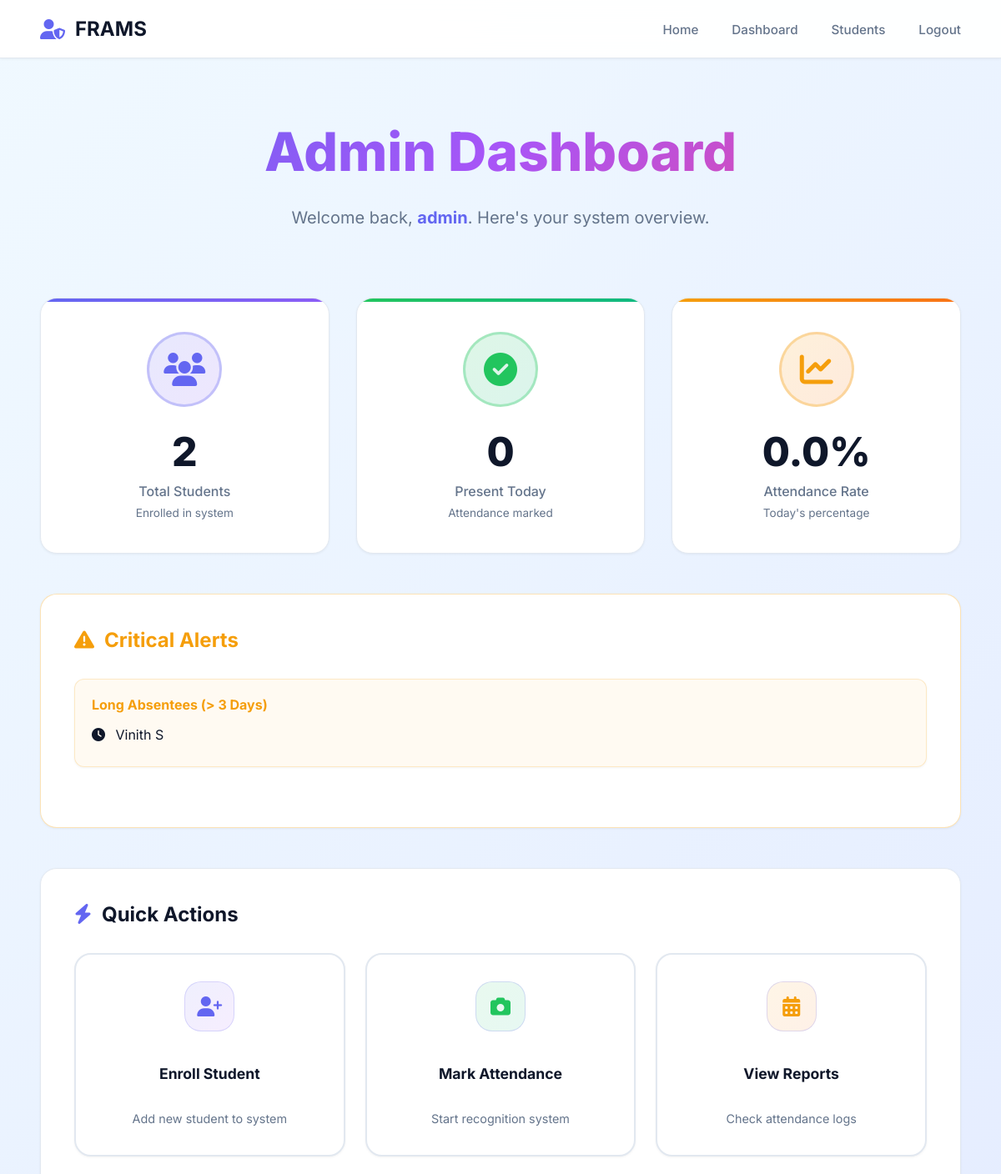
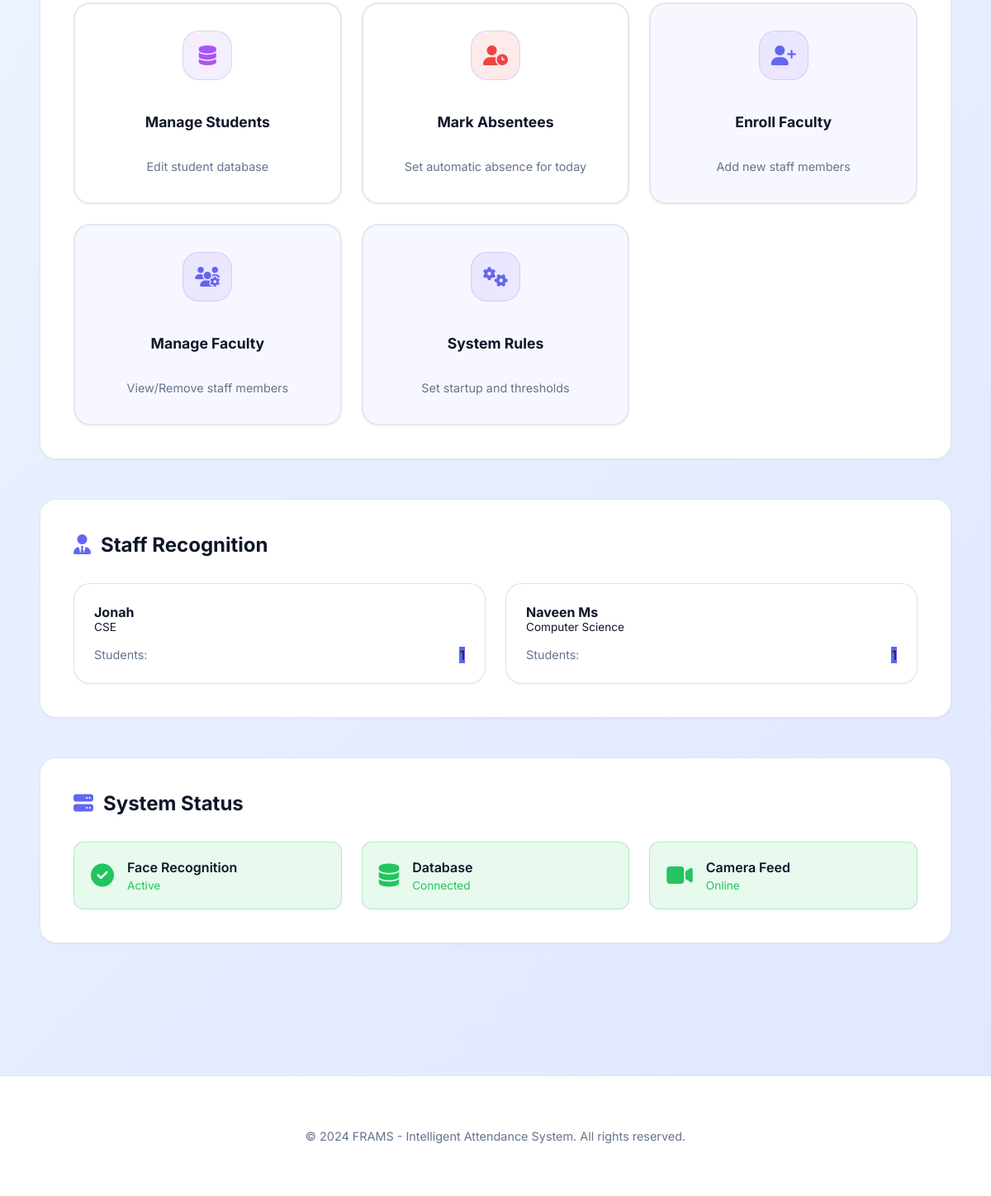
The page /dashboard/ (signed in) on the database its author committed (2 pictures, top to bottom).
### attendance/models.py (models this page shows, shortened)
class StudentData(models.Model):
    registration_id = models.IntegerField(primary_key=True)
    name = models.CharField(max_length=150)
    address = models.TextField(blank=True, null=True)
    dept = models.CharField(max_length=100, blank=True, null=True)
    image = models.ImageField(upload_to='training_images/') # Training image
    photo = models.ImageField(upload_to='student_photos/', blank=True, null=True) # Profile photo
    staff = models.ForeignKey(Staff, on_delete=models.SET_NULL, null=True, blank=True, related_name='students')

class Staff(models.Model):
    name = models.CharField(max_length=150)
    department = models.CharField(max_length=100)
    email = models.EmailField(unique=True)
    image = models.ImageField(upload_to='staff_training_images/', null=True, blank=True)

### attendance/views.py (the view)
# urls.py: path('dashboard/', views.dashboard, name='dashboard'),
@login_required(login_url='login')
def dashboard(request):
    total_students = StudentData.objects.count()
    today_attendance = Attendance.objects.filter(date=date.today(), status='Present').count()
    rate = round((today_attendance / total_students * 100), 1) if total_students > 0 else 0
    staff_stats = Staff.objects.annotate(student_count=Count('students'))
    three_days_ago = date.today() - timedelta(days=3)
    long_absentees = []
    all_students = StudentData.objects.all()
    for student in all_students:
        recent_attendance = Attendance.objects.filter(student=student, date__gte=three_days_ago, status='Present').exists()
        if not recent_attendance:
            long_absentees.append(student.name)
    stats = {
        'total_students': total_students,
        'today_attendance': today_attendance,
        'rate': rate,
        'staff_stats': staff_stats,
        'long_absentees': long_absentees
    }
    return render(request, 'dashboard.html', {'stats': stats})

### templates/dashboard.html (shortened to what this page needs)
{% extends "base.html" %}
{% block content %}
<div class="hero fade-in">
    <h1>Admin Dashboard</h1>
    <p>Welcome back, <strong style="color: var(--primary);">{{ user.username }}</strong>. Here's your system overview.
    </p>
</div>
<div style="display: grid; grid-template-columns: repeat(auto-fit, minmax(280px, 1fr)); gap: 2rem; margin-bottom: 3rem;"
    class="fade-in">
    <div class="glass" style="padding: 2.5rem; text-align: center; position: relative; overflow: hidden;">
        <div
            style="position: absolute; top: 0; left: 0; right: 0; height: 4px; background: linear-gradient(90deg, #6366f1, #8b5cf6);">
        </div>
        <div
            style="width: 90px; height: 90px; margin: 0 auto 1.5rem; background: linear-gradient(135deg, rgba(99, 102, 241, 0.15), rgba(139, 92, 246, 0.15)); border-radius: 50%; display: flex; align-items: center; justify-content: center; border: 3px solid rgba(99, 102, 241, 0.3);">
            <i class="fas fa-users" style="font-size: 2.5rem; color: var(--primary);"></i>
        </div>
        <div style="font-size: 3rem; font-weight: 800; color: var(--text-primary); margin-bottom: 0.5rem;">{{ stats.total_students }}</div>
        <div style="color: var(--text-secondary); font-weight: 500; margin-bottom: 0.5rem;">Total Students</div>
        <div style="color: var(--text-secondary); font-size: 0.85rem;">Enrolled in system</div>
    </div>
    <div class="glass" style="padding: 2.5rem; text-align: center; position: relative; overflow: hidden;">
        <div
            style="position: absolute; top: 0; left: 0; right: 0; height: 4px; background: linear-gradient(90deg, #22c55e, #10b981);">
        </div>
        <div
            style="width: 90px; height: 90px; margin: 0 auto 1.5rem; background: linear-gradient(135deg, rgba(34, 197, 94, 0.15), rgba(16, 185, 129, 0.15)); border-radius: 50%; display: flex; align-items: center; justify-content: center; border: 3px solid rgba(34, 197, 94, 0.3);">
            <i class="fas fa-check-circle" style="font-size: 2.5rem; color: var(--success);"></i>
        </div>
        <div style="font-size: 3rem; font-weight: 800; color: var(--text-primary); margin-bottom: 0.5rem;">{{stats.today_attendance }}</div>
        <div style="color: var(--text-secondary); font-weight: 500; margin-bottom: 0.5rem;">Present Today</div>
        <div style="color: var(--text-secondary); font-size: 0.85rem;">Attendance marked</div>
    </div>
    <div class="glass" style="padding: 2.5rem; text-align: center; position: relative; overflow: hidden;">
        <div
            style="position: absolute; top: 0; left: 0; right: 0; height: 4px; background: linear-gradient(90deg, #f59e0b, #f97316);">
        </div>
        <div
            style="width: 90px; height: 90px; margin: 0 auto 1.5rem; background: linear-gradient(135deg, rgba(245, 158, 11, 0.15), rgba(249, 115, 22, 0.15)); border-radius: 50%; display: flex; align-items: center; justify-content: center; border: 3px solid rgba(245, 158, 11, 0.3);">
            <i class="fas fa-chart-line" style="font-size: 2.5rem; color: var(--warning);"></i>
        </div>
        <div style="font-size: 3rem; font-weight: 800; color: var(--text-primary); margin-bottom: 0.5rem;">{{ stats.rate}}%
        </div>
        <div style="color: var(--text-secondary); font-weight: 500; margin-bottom: 0.5rem;">Attendance Rate</div>
        <div style="color: var(--text-secondary); font-size: 0.85rem;">Today's percentage</div>
    </div>
</div>
{% if stats.long_absentees %}
<div class="glass fade-in" style="padding: 2.5rem; margin-bottom: 3rem; border-color: rgba(245, 158, 11, 0.3);">
    <h3 style="font-size: 1.5rem; margin-bottom: 2rem; color: #f59e0b; display: flex; align-items: center; gap: 0.75rem;">
        <i class="fas fa-exclamation-triangle"></i>
        Critical Alerts
    </h3>
    <div style="display: grid; grid-template-columns: repeat(auto-fit, minmax(300px, 1fr)); gap: 1.5rem;">
        <div class="alert glass" style="background: rgba(245, 158, 11, 0.05); border: 1px solid rgba(245, 158, 11, 0.2); width: 100%;">
            <h4 style="color: #f59e0b; margin-bottom: 1rem;">Long Absentees (> 3 Days)</h4>
            <ul style="list-style: none; padding: 0;">
                {% for name in stats.long_absentees %}
                <li style="margin-bottom: 0.5rem; color: var(--text-primary);">
                    <i class="fas fa-clock" style="margin-right:0.5rem;"></i> {{ name }}
                </li>
                {% endfor %}
            </ul>
        </div>
    </div>
</div>
{% endif %}
<div class="glass fade-in" style="padding: 2.5rem; margin-bottom: 3rem; animation-delay: 0.1s;">
    <h3
        style="font-size: 1.5rem; margin-bottom: 2rem; color: var(--text-primary); display: flex; align-items: center; gap: 0.75rem;">
        <i class="fas fa-bolt" style="color: var(--primary);"></i>
        Quick Actions
    </h3>
    <div style="display: grid; grid-template-columns: repeat(auto-fit, minmax(250px, 1fr)); gap: 1.5rem;">
        <a href="{% url 'register_student' %}" class="action-card glass"
            style="padding: 2rem; text-decoration: none; border: 2px solid var(--border-color);">
            <div class="icon-wrapper" style="width: 60px; height: 60px; font-size: 1.5rem; margin-bottom: 1rem;">
                <i class="fas fa-user-plus"></i>
            </div>
            <h4 style="font-size: 1.1rem; margin-bottom: 0.5rem; color: var(--text-primary);">Enroll Student</h4>
            <p style="font-size: 0.9rem; color: var(--text-secondary); margin: 0;">Add new student to system</p>
        </a>
        <a href="{% url 'start_recognition' %}" class="action-card glass"
            style="padding: 2rem; text-decoration: none; border: 2px solid var(--border-color);">
            <div class="icon-wrapper"
                style="width: 60px; height: 60px; font-size: 1.5rem; margin-bottom: 1rem; background: linear-gradient(135deg, rgba(34, 197, 94, 0.1), rgba(16, 185, 129, 0.1)); color: var(--success);">
                <i class="fas fa-camera"></i>
            </div>
            <h4 style="font-size: 1.1rem; margin-bottom: 0.5rem; color: var(--text-primary);">Mark Attendance</h4>
            <p style="font-size: 0.9rem; color: var(--text-secondary); margin: 0;">Start recognition system</p>
        </a>
        <a href="{% url 'data' %}" class="action-card glass"
            style="padding: 2rem; text-decoration: none; border: 2px solid var(--border-color);">
            <div class="icon-wrapper"
                style="width: 60px; height: 60px; font-size: 1.5rem; margin-bottom: 1rem; background: linear-gradient(135deg, rgba(245, 158, 11, 0.1), rgba(249, 115, 22, 0.1)); color: var(--warning);">
                <i class="fas fa-calendar-alt"></i>
            </div>
            <h4 style="font-size: 1.1rem; margin-bottom: 0.5rem; color: var(--text-primary);">View Reports</h4>
            <p style="font-size: 0.9rem; color: var(--text-secondary); margin: 0;">Check attendance logs</p>
        </a>
        <a href="{% url 'student_data' %}" class="action-card glass"
            style="padding: 2rem; text-decoration: none; border: 2px solid var(--border-color);">
            <div class="icon-wrapper"
                style="width: 60px; height: 60px; font-size: 1.5rem; margin-bottom: 1rem; background: linear-gradient(135deg, rgba(168, 85, 247, 0.1), rgba(139, 92, 246, 0.1)); color: var(--secondary);">
                <i class="fas fa-database"></i>
            </div>
            <h4 style="font-size: 1.1rem; margin-bottom: 0.5rem; color: var(--text-primary);">Manage Students</h4>
            <p style="font-size: 0.9rem; color: var(--text-secondary); margin: 0;">Edit student database</p>
        </a>
        <a href="{% url 'mark_absent' %}" class="action-card glass"
            style="padding: 2rem; text-decoration: none; border: 2px solid var(--border-color);">
            <div class="icon-wrapper"
                style="width: 60px; height: 60px; font-size: 1.5rem; margin-bottom: 1rem; background: linear-gradient(135deg, rgba(239, 68, 68, 0.1), rgba(220, 38, 38, 0.1)); color: var(--danger);">
                <i class="fas fa-user-clock"></i>
            </div>
            <h4 style="font-size: 1.1rem; margin-bottom: 0.5rem; color: var(--text-primary);">Mark Absentees</h4>
            <p style="font-size: 0.9rem; color: var(--text-secondary); margin: 0;">Set automatic absence for today</p>
        </a>
        <a href="{% url 'register_staff' %}" class="action-card glass"
            style="padding: 2rem; text-decoration: none; border: 2px solid var(--border-color); background: rgba(99, 102, 241, 0.05);">
            <div class="icon-wrapper"
                style="width: 60px; height: 60px; font-size: 1.5rem; margin-bottom: 1rem; background: linear-gradient(135deg, rgba(99, 102, 241, 0.1), rgba(168, 85, 247, 0.1)); color: var(--primary);">
                <i class="fas fa-user-plus"></i>
            </div>
            <h4 style="font-size: 1.1rem; margin-bottom: 0.5rem; color: var(--text-primary);">Enroll Faculty</h4>
            <p style="font-size: 0.9rem; color: var(--text-secondary); margin: 0;">Add new staff members</p>
        </a>
        <a href="{% url 'faculty_data' %}" class="action-card glass"
            style="padding: 2rem; text-decoration: none; border: 2px solid var(--border-color); background: rgba(99, 102, 241, 0.05);">
            <div class="icon-wrapper"
                style="width: 60px; height: 60px; font-size: 1.5rem; margin-bottom: 1rem; background: linear-gradient(135deg, rgba(99, 102, 241, 0.1), rgba(168, 85, 247, 0.1)); color: var(--primary);">
                <i class="fas fa-users-cog"></i>
            </div>
            <h4 style="font-size: 1.1rem; margin-bottom: 0.5rem; color: var(--text-primary);">Manage Faculty</h4>
            <p style="font-size: 0.9rem; color: var(--text-secondary); margin: 0;">View/Remove staff members</p>
        </a>
        <a href="{% url 'system_settings' %}" class="action-card glass"
            style="padding: 2rem; text-decoration: none; border: 2px solid var(--border-color); background: rgba(99, 102, 241, 0.05);">
            <div class="icon-wrapper"
                style="width: 60px; height: 60px; font-size: 1.5rem; margin-bottom: 1rem; background: linear-gradient(135deg, rgba(99, 102, 241, 0.1), rgba(168, 85, 247, 0.1)); color: var(--primary);">
                <i class="fas fa-cogs"></i>
            </div>
            <h4 style="font-size: 1.1rem; margin-bottom: 0.5rem; color: var(--text-primary);">System Rules</h4>
            <p style="font-size: 0.9rem; color: var(--text-secondary); margin: 0;">Set startup and thresholds</p>
        </a>
    </div>
</div>
<div class="glass fade-in" style="padding: 2.5rem; margin-bottom: 3rem; animation-delay: 0.15s;">
    <h3 style="font-size: 1.5rem; margin-bottom: 2rem; color: var(--text-primary); display: flex; align-items: center; gap: 0.75rem;">
        <i class="fas fa-user-tie" style="color: var(--primary);"></i>
        Staff Recognition
    </h3>
    <div style="display: grid; grid-template-columns: repeat(auto-fit, minmax(200px, 1fr)); gap: 1.5rem;">
        {% for staff in stats.staff_stats %}
        <div class="glass" style="padding: 1.5rem; border-color: rgba(99, 102, 241, 0.2);">
            <div style="font-weight: 700; color: var(--text-primary);">{{ staff.name }}</div>
            <div style="font-size: 0.85rem; color: var(--text-muted); margin-bottom: 1rem;">{{ staff.department }}</div>
            <div style="display: flex; justify-content: space-between; align-items: center;">
                <span style="font-size: 0.9rem; color: var(--text-secondary);">Students:</span>
                <span class="badge" style="background: var(--primary);">{{ staff.student_count }}</span>
            </div>
        </div>
        {% empty %}
        <div style="color: var(--text-muted);">No staff members added yet.</div>
        {% endfor %}
    </div>
</div>
<div class="glass fade-in" style="padding: 2.5rem; animation-delay: 0.2s;">
    <h3
        style="font-size: 1.5rem; margin-bottom: 2rem; color: var(--text-primary); display: flex; align-items: center; gap: 0.75rem;">
        <i class="fas fa-server" style="color: var(--primary);"></i>
        System Status
    </h3>
    <div style="display: grid; grid-template-columns: repeat(auto-fit, minmax(200px, 1fr)); gap: 1.5rem;">
        <div
            style="display: flex; align-items: center; gap: 1rem; padding: 1.25rem; background: rgba(34, 197, 94, 0.1); border: 1px solid rgba(34, 197, 94, 0.3); border-radius: 12px;">
            <i class="fas fa-check-circle" style="font-size: 1.75rem; color: var(--success);"></i>
            <div>
                <div style="font-weight: 600; color: var(--text-primary); margin-bottom: 0.25rem;">Face Recognition
                </div>
                <div style="font-size: 0.85rem; color: var(--success);">Active</div>
            </div>
        </div>
        <div
            style="display: flex; align-items: center; gap: 1rem; padding: 1.25rem; background: rgba(34, 197, 94, 0.1); border: 1px solid rgba(34, 197, 94, 0.3); border-radius: 12px;">
            <i class="fas fa-database" style="font-size: 1.75rem; color: var(--success);"></i>
            <div>
                <div style="font-weight: 600; color: var(--text-primary); margin-bottom: 0.25rem;">Database</div>
                <div style="font-size: 0.85rem; color: var(--success);">Connected</div>
            </div>
        </div>
        <div
            style="display: flex; align-items: center; gap: 1rem; padding: 1.25rem; background: rgba(34, 197, 94, 0.1); border: 1px solid rgba(34, 197, 94, 0.3); border-radius: 12px;">
            <i class="fas fa-video" style="font-size: 1.75rem; color: var(--success);"></i>
            <div>
                <div style="font-weight: 600; color: var(--text-primary); margin-bottom: 0.25rem;">Camera Feed</div>
                <div style="font-size: 0.85rem; color: var(--success);">Online</div>
            </div>
        </div>
    </div>
</div>
{% endblock %}

### rows shown on the page
StudentData: long_absentees "Vinith S"
Staff: name "Jonah", department "CSE", student_count "1"
Staff: name "Naveen Ms", department "Computer Science", student_count "1"

### other values the page prints
{{ user.username }} "admin"
{{ stats.total_students }} "2"
{{ stats.today_attendance }} "0"
{{ stats.rate }} "0.0"
